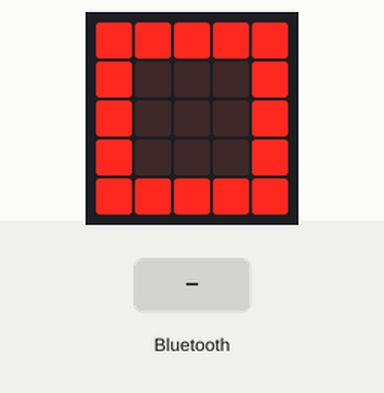
Simulated run of this program. Board: BBC micro:bit (MakeCode). Shown: the board's 5×5 LED display. The test bench sets the inputs (shaded band).

Above: at 1.8 s.
1.9 s: a phone connects over Bluetooth
At 3.1 s:
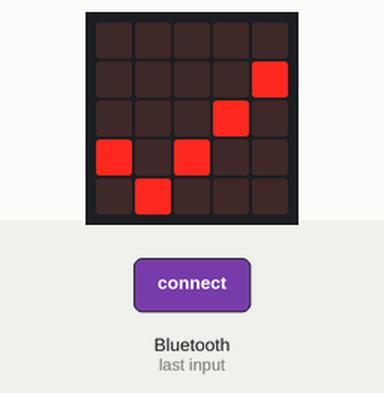
3.4 s: a phone disconnects over Bluetooth
At 4.4 s:
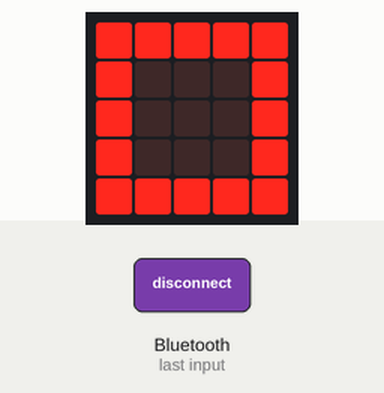
Timing chart, 0 to 6.4 s (numbered marks = the images above; inputs shaded):
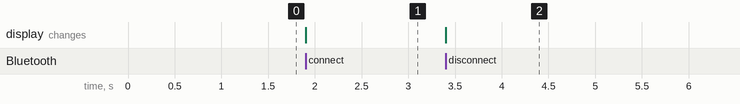

Measured:
- after the input at 1.9 s, the display: changes at once (image 1)
- after the input at 3.4 s, the display: changes at once (image 2)

The program:

main.ts
```typescript
bluetooth.onBluetoothConnected(function () {
    basic.showIcon(IconNames.Yes)
})
bluetooth.onBluetoothDisconnected(function () {
    basic.showIcon(IconNames.Square)
})
bluetooth.startMagnetometerService()
bluetooth.startButtonService()
bluetooth.startLEDService()
bluetooth.startAccelerometerService()
basic.showIcon(IconNames.Square)
```

test.ts
```typescript
// Hier kann man Tests durchführen; diese Datei wird nicht kompiliert, wenn dieses Paket als Erweiterung verwendet wird.
```
